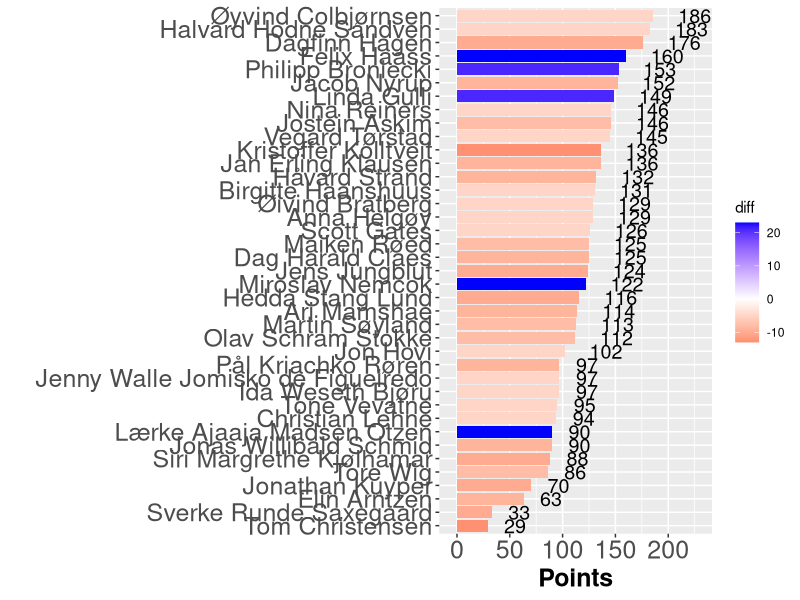

Generate this figure with R:
## ---- chunk 1

library(tidyverse)
library(igraph)
library(readxl)
library(knitr)

knitr::opts_chunk$set(out.width = "100%")

## ---- chunk 2
#| warning: false

invisible(capture.output(Sys.setlocale()))
nettverk <- readr::read_delim("res8.csv", delim=";", col_names = FALSE, locale = locale(encoding = "UTF-8"))
leaderboard <- tibble::as_tibble(nettverk)

leaderboard <- leaderboard %>% arrange_at(ncol(.), desc)

hbar<-leaderboard 
hbar$diff <- hbar$X9-hbar$X8

ggplot(hbar, aes(x=reorder(X1, X9), y=X9, fill = diff )) + 
    geom_bar(stat = 'identity') + 
    scale_y_continuous(limits = c(-5, 230)) +
    coord_flip() + 
    scale_fill_gradient2(low = "red", high="blue") +
    geom_text(aes(label = X9), hjust=-0.75, size = 5 ) + 
    ylab("Points") +
    xlab(" ") +
    theme(axis.text=element_text(size=18), axis.title=element_text(size=18,face="bold"))
## ---- chunk 3
